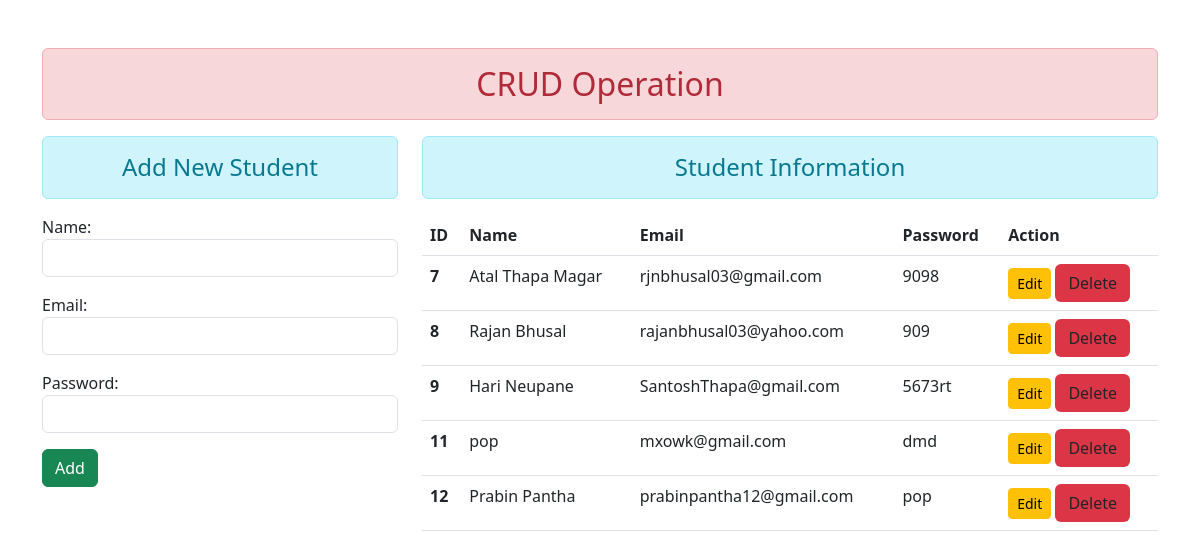
The page / on the database its author committed.
### enroll/models.py (models this page shows)
class User(models.Model):
    name = models.CharField(max_length=70)
    email = models.EmailField(max_length=70)
    password = models.CharField(max_length=70)

### enroll/views.py (the view)
# urls.py: path('',views.add_show,name="showandadd"),
def add_show(request):
    if request.method == 'POST':
        fm = StudentRegistration(request.POST)
        if fm.is_valid():
            nm = fm.cleaned_data['name']
            em = fm.cleaned_data['email']
            ps = fm.cleaned_data['password']
            reg = User(name=nm, email=em, password=ps)
            reg.save()
            fm = StudentRegistration()
    else:
        fm= StudentRegistration()
    stud = User.objects.all()
    return render(request, 'enroll/addandshow.html',{'form':fm, 'stu':stud})

### enroll/form.py
class StudentRegistration(forms.ModelForm):
    class Meta:
        model = User
        fields = ['name', 'email', 'password']
        widgets ={
            'name': forms.TextInput(attrs={'class': 'form-control'}),
            'email': forms.EmailInput(attrs={'class': 'form-control'}),
            'password': forms.PasswordInput(attrs={'class': 'form-control'}),
        }

### enroll/templates/enroll/addandshow.html (shortened to what this page needs)
{% extends 'enroll/base.html' %}
{% block content %}
<div class="row">
    <div class="col-sm-4">
        <h4 class="text-center alert alert-info">Add New Student</h4>
<form action="" method="POST">
    {{form.as_p}}
    <input type="submit" class="btn btn-success" value="Add">
</form>
    </div>
 <div class="col-sm-8">
        <h4 class="text-center alert alert-info">Student Information</h4>
     {% if stu%}
          <table class="table">
      <thead class="thead-dark">
        <tr>
            <th scope="col">ID</th>
            <th scope="col">Name</th>
          <th scope="col">Email</th>
          <th scope="col">Password</th>
            <th scope="col">Action</th>
        </tr>
      </thead>
      <tbody>
      {% for st in stu%}
        <tr>
          <th scope="row">{{st.id}}</th>
          <td>{{st.name}}</td>
          <td>{{st.email}}</td>
          <td>{{st.password}}</td>
            <td>
                <a href="#" class="btn btn-warning btn-sm">Edit</a>
                <form action="{% url 'deletedata' st.id%}"
                      method="POST" class="d-inline">
                    <input type="submit" class="btn bg-danger" value="Delete">
                </form>
            </td>
        </tr>
      {% endfor %}
      </tbody>
    </table>
     {% else %}
      <h4 class="text-center alert alert-warning">No Records</h4>
          {% endif%}
    </div>
</div>
{% endblock content %}

### enroll/templates/enroll/base.html (shortened to what this page needs)
<!doctype html>
<html lang="en">
<head>
    {% load static%}
    <link rel="stylesheet" href="{% static 'enroll/css/bootstrap.min.css'%}">
</head>
<body>
<div class="container mt-5">
    <h2 class="text-center alert alert-danger">CRUD Operation</h2>
    {% block content %}
    {% endblock content %}
</div>
</body>
</html>

### rows shown on the page
User: id "7", name "Atal Thapa Magar", email "rjnbhusal03@gmail.com", password "9098"
User: id "8", name "Rajan Bhusal", email "rajanbhusal03@yahoo.com", password "909"
User: id "9", name "Hari Neupane", email "SantoshThapa@gmail.com", password "5673rt"
User: id "11", name "pop", email "mxowk@gmail.com", password "dmd"
User: id "12", name "Prabin Pantha", email "prabinpantha12@gmail.com", password "pop"
